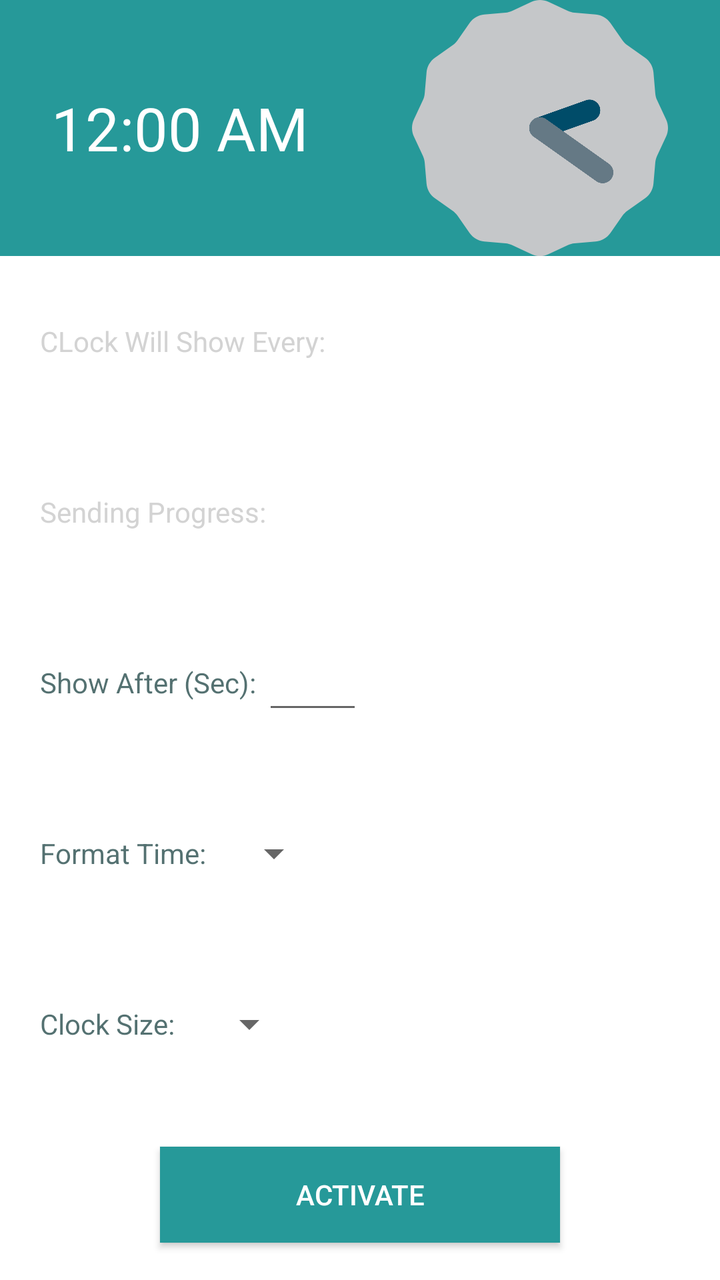
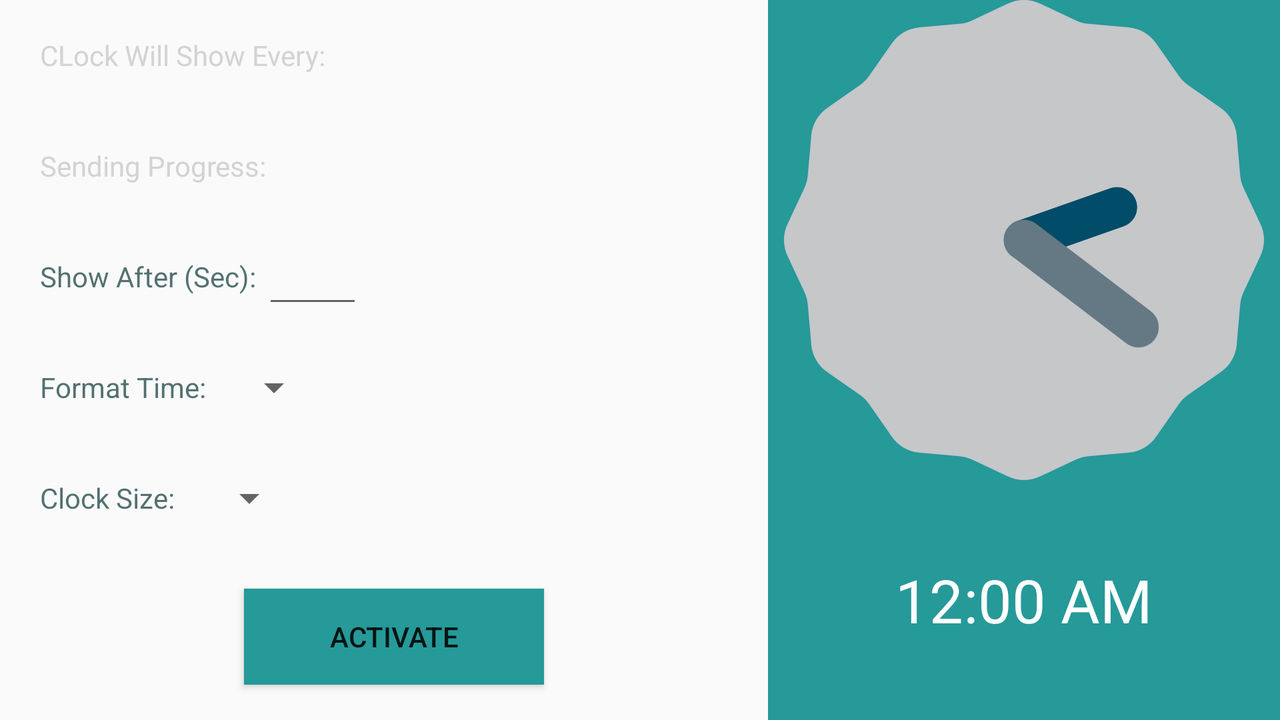

An Android layout and its configuration variant, each rendered on a device that would load it. The default file and the variant file are quoted in full after the pictures.
<!-- AndroidManifest.xml: application theme AppTheme -->
<!-- res/layout/fragment_clock.xml -->
<LinearLayout xmlns:android="http://schemas.android.com/apk/res/android"
    xmlns:tools="http://schemas.android.com/tools"
    android:layout_width="match_parent"
    android:layout_height="match_parent"
    android:background="#ffffff"
    android:id="@+id/CLockLinearLayout"
    tools:context="com.example.tan_pc.navigationdraweractivity.ClockFragment"
    android:orientation="vertical">

    <LinearLayout
        android:layout_width="match_parent"
        android:layout_height="0dp"
        android:layout_weight="1.5"
        android:background="@color/colorAccent">

        <RelativeLayout
            android:layout_width="0dp"
            android:layout_height="match_parent"
            android:layout_weight="1">

            <TextClock
                android:id="@+id/textClock"
                android:layout_width="wrap_content"
                android:layout_height="wrap_content"
                android:layout_centerHorizontal="true"
                android:layout_centerVertical="true"
                android:textColor="#ffffff"
                android:textSize="30dp" />

        </RelativeLayout>

        <RelativeLayout
            android:layout_width="0dp"
            android:layout_height="match_parent"
            android:layout_weight="1">

            <AnalogClock
                android:id="@+id/analogClock"
                android:layout_width="wrap_content"
                android:layout_height="wrap_content"
                android:layout_centerHorizontal="true"
                android:layout_centerVertical="true" />

        </RelativeLayout>


        />
    </LinearLayout>



    <RelativeLayout
        android:layout_width="match_parent"
        android:layout_height="0dp"
        android:paddingLeft="10dp"
        android:layout_weight="1">
        <TextView
            android:id="@+id/txtClockWillShowAfter"
            android:layout_width="wrap_content"
            android:layout_height="wrap_content"
            android:layout_centerVertical="true"
            android:textColor="@color/disable"
            android:layout_marginLeft="10dp"
            android:text="CLock Will Show Every:"
            android:enabled="false"
            android:textAppearance="?android:attr/textAppearanceSmall" />
    </RelativeLayout>
    <LinearLayout
        android:paddingLeft="10dp"
        android:layout_width="match_parent"
        android:layout_height="0dp"
        android:orientation="horizontal"
        android:layout_weight="1">
        <RelativeLayout
            android:layout_weight="2"
            android:layout_width="0dp"
            android:layout_height="match_parent">
            <TextView
                android:layout_width="wrap_content"
                android:layout_height="wrap_content"
                android:layout_centerVertical="true"
                android:textColor="@color/disable"
                android:layout_marginLeft="10dp"
                android:enabled="false"
                android:text="Sending Progress: "
                android:textAppearance="?android:attr/textAppearanceSmall"
                android:id="@+id/txtSendingProgress" />

        </RelativeLayout>
        <RelativeLayout
            android:layout_weight="3"
            android:layout_width="0dp"
            android:layout_height="match_parent">
            <ProgressBar
                android:id="@+id/progressBarClock"
                style="?android:attr/progressBarStyleHorizontal"
                android:layout_width="wrap_content"
                android:layout_height="wrap_content"
                android:layout_centerVertical="true"
                android:visibility="gone"
                android:indeterminate="false"
                android:max="100"
                android:minHeight="50dp"
                android:minWidth="150dp"
                android:progress="10" />
            <TextView
                android:id="@+id/txtTextPercent"
                android:layout_width="wrap_content"
                android:layout_height="wrap_content"
                android:visibility="gone"
                android:layout_alignParentBottom="true"
                android:layout_alignParentLeft="true"
                android:text="10%" />
        </RelativeLayout>


    </LinearLayout>
    <RelativeLayout
        android:layout_width="match_parent"
        android:layout_height="0dp"
        android:paddingLeft="10dp"
        android:layout_weight="1">
        <TextView
            android:id="@+id/txtShowAfterSec"
            android:layout_width="wrap_content"
            android:layout_height="wrap_content"
            android:layout_centerVertical="true"
            android:layout_marginLeft="10dp"
            android:text="Show After (Sec): "
            android:textColor="@color/colorPrimaryDark"
            android:textAppearance="?android:attr/textAppearanceSmall" />
        <EditText
            android:id="@+id/edtShowAfterSec"
            android:layout_width="50dp"
            android:maxLength="3"
            android:textColor="#269999"
            android:layout_height="wrap_content"
            android:layout_centerVertical="true"
            android:layout_toRightOf="@id/txtShowAfterSec"
            android:ems="10"
            android:inputType="number" />
    </RelativeLayout>

    <RelativeLayout
        android:paddingLeft="10dp"
        android:layout_width="match_parent"
        android:layout_height="0dp"
        android:layout_weight="1">
        <TextView
            android:id="@+id/txtFormatTime"
            android:layout_width="wrap_content"
            android:layout_height="wrap_content"
            android:layout_centerVertical="true"
            android:layout_marginLeft="10dp"
            android:textColor="@color/colorPrimaryDark"
            android:text="Format Time:"
            android:textAppearance="?android:attr/textAppearanceSmall" />
        <Spinner
            android:id="@+id/spinFormatTime"
            android:layout_width="wrap_content"
            android:layout_height="wrap_content"
            android:layout_centerVertical="true"
            android:layout_marginLeft="10dp"
            android:layout_toRightOf="@id/txtFormatTime" />

    </RelativeLayout>

    <RelativeLayout
        android:layout_weight="1"
        android:layout_width="match_parent"
        android:paddingLeft="10dp"
        android:layout_height="0dp">
        <TextView
            android:id="@+id/txtClockSize"
            android:layout_width="wrap_content"
            android:layout_height="wrap_content"
            android:layout_centerVertical="true"
            android:textColor="@color/colorPrimaryDark"
            android:layout_marginLeft="10dp"
            android:text="Clock Size: " />

        <Spinner
            android:id="@+id/spinClockSize"
            android:layout_width="wrap_content"
            android:layout_height="wrap_content"
            android:layout_centerVertical="true"
            android:layout_marginLeft="10dp"
            android:layout_toRightOf="@id/txtClockSize" />
    </RelativeLayout>


    <RelativeLayout

        android:layout_width="match_parent"
        android:layout_height="0dp"
        android:layout_weight="1">

        <Button
            android:id="@+id/btnClockActive"
            android:layout_width="200dp"
            android:layout_height="wrap_content"
            android:layout_centerHorizontal="true"
            android:background="@color/colorAccent"
            android:textColor="#ffffff"
            android:layout_centerVertical="true"
            android:text="ACTIVATE" />
    </RelativeLayout>


</LinearLayout>
<!-- resources referenced by this layout -->
<resources>
  <color name="colorAccent">#269999</color>
  <color name="colorPrimaryDark">#bf1b4141</color>
  <item name="disable" type="color">#d3d3d3</item>
  <style name="AppTheme" parent="Theme.AppCompat.Light.DarkActionBar">
          
          <item name="colorPrimary">@color/colorPrimary</item>
          <item name="colorPrimaryDark">@color/colorPrimaryDark</item>
          <item name="colorAccent">@color/colorAccent</item>
  
      </style>
  <color name="colorPrimary">#125656</color>
</resources>
<!-- res/layout-land/fragment_clock.xml (the repository's variant of the layout above) -->
<!-- drawn on the phone turned sideways -->
<LinearLayout xmlns:android="http://schemas.android.com/apk/res/android"
    xmlns:tools="http://schemas.android.com/tools"
    android:layout_width="match_parent"
    android:layout_height="match_parent"
    android:baselineAligned="true"
    android:id="@+id/CLockLinearLayout"
    android:orientation="horizontal"
    tools:context="com.example.tan_pc.navigationdraweractivity.ClockFragment">

    <LinearLayout
        android:layout_width="0dp"
        android:layout_height="match_parent"
        android:paddingLeft="10dp"
        android:layout_weight="3"
        android:orientation="vertical">

        <RelativeLayout
            android:layout_width="match_parent"
            android:layout_height="0dp"
            android:layout_weight="1">

            <TextView
                android:id="@+id/txtClockWillShowAfter"
                android:layout_width="wrap_content"
                android:layout_height="wrap_content"
                android:layout_centerVertical="true"
                android:textColor="@color/disable"
                android:layout_marginLeft="10dp"
                android:enabled="false"
                android:text="CLock Will Show Every:"
                android:textAppearance="?android:attr/textAppearanceSmall" />
        </RelativeLayout>
        <LinearLayout
            android:layout_width="match_parent"
            android:layout_height="0dp"
            android:layout_weight="1"
            android:orientation="horizontal">

            <RelativeLayout
                android:layout_width="0dp"
                android:layout_height="match_parent"
                android:layout_weight="2">

                <TextView
                    android:layout_width="wrap_content"
                    android:layout_height="wrap_content"
                    android:layout_centerVertical="true"
                    android:layout_marginLeft="10dp"
                    android:textColor="@color/disable"
                    android:text="Sending Progress: "
                    android:enabled="false"
                    android:textAppearance="?android:attr/textAppearanceSmall"
                    android:id="@+id/txtSendingProgress" />
            </RelativeLayout>

            <RelativeLayout
                android:layout_width="0dp"
                android:layout_height="match_parent"
                android:layout_weight="3">

                <ProgressBar
                    android:id="@+id/progressBarClock"
                    style="?android:attr/progressBarStyleHorizontal"
                    android:layout_width="wrap_content"
                    android:layout_height="wrap_content"
                    android:layout_centerVertical="true"
                    android:indeterminate="false"
                    android:visibility="gone"
                    android:max="100"
                    android:minHeight="50dp"
                    android:minWidth="200dp"
                    android:progress="5" />

                <TextView
                    android:layout_width="wrap_content"
                    android:layout_height="wrap_content"
                    android:layout_alignParentBottom="true"
                    android:layout_alignParentLeft="true"
                    android:visibility="gone"
                    android:text="5%"
                    android:id="@+id/txtTextPercent" />
            </RelativeLayout>


        </LinearLayout>

        <RelativeLayout
            android:layout_width="match_parent"
            android:layout_height="0dp"
            android:layout_weight="1">

            <TextView
                android:id="@+id/txtShowAfterSec"
                android:layout_width="wrap_content"
                android:layout_height="wrap_content"
                android:layout_centerVertical="true"
                android:layout_marginLeft="10dp"
                android:text="Show After (Sec): "
                android:textColor="@color/colorPrimaryDark"
                android:textAppearance="?android:attr/textAppearanceSmall" />

            <EditText
                android:id="@+id/edtShowAfterSec"
                android:layout_width="50dp"
                android:layout_height="wrap_content"
                android:maxLength="3"
                android:layout_centerVertical="true"
                android:textColor="@color/colorAccent"
                android:layout_toRightOf="@id/txtShowAfterSec"
                android:ems="10"
                android:inputType="number" />
        </RelativeLayout>

        <RelativeLayout
            android:layout_width="match_parent"
            android:layout_height="0dp"
            android:layout_weight="1">

            <TextView
                android:id="@+id/txtFormatTime"
                android:layout_width="wrap_content"
                android:layout_height="wrap_content"
                android:layout_centerVertical="true"
                android:layout_marginLeft="10dp"
                android:text="Format Time:"
                android:textColor="@color/colorPrimaryDark"
                android:textAppearance="?android:attr/textAppearanceSmall" />

            <Spinner
                android:id="@+id/spinFormatTime"
                android:layout_width="wrap_content"
                android:layout_height="wrap_content"
                android:layout_centerVertical="true"
                android:layout_marginLeft="10dp"
                android:layout_toRightOf="@id/txtFormatTime" />
        </RelativeLayout>

        <RelativeLayout
            android:layout_width="match_parent"
            android:layout_height="0dp"
            android:layout_weight="1">

            <TextView
                android:id="@+id/txtClockSize"
                android:layout_width="wrap_content"
                android:layout_height="wrap_content"
                android:layout_centerVertical="true"
                android:layout_marginLeft="10dp"
                android:textColor="@color/colorPrimaryDark"
                android:text="Clock Size: " />

            <Spinner
                android:id="@+id/spinClockSize"
                android:layout_width="wrap_content"
                android:layout_height="wrap_content"
                android:layout_centerVertical="true"
                android:layout_marginLeft="10dp"
                android:layout_toRightOf="@id/txtClockSize" />
        </RelativeLayout>



        <RelativeLayout
            android:layout_width="match_parent"
            android:layout_height="0dp"
            android:layout_weight="1.5">

            <Button
                android:id="@+id/btnClockActive"
                android:layout_width="150dp"
                android:layout_height="wrap_content"
                android:layout_centerHorizontal="true"
                android:layout_centerVertical="true"
                android:background="@color/colorAccent"
                android:text="ACTIVATE" />
        </RelativeLayout>

    </LinearLayout>

    <LinearLayout
        android:layout_width="0dp"
        android:layout_height="match_parent"
        android:layout_weight="2"
        android:background="@color/colorAccent"
        android:orientation="vertical">

        <RelativeLayout
            android:layout_width="match_parent"
            android:layout_height="0dp"
            android:layout_weight="2">

            <AnalogClock
                android:id="@+id/analogClock"
                android:layout_width="wrap_content"
                android:layout_height="wrap_content"
                android:layout_centerHorizontal="true"
                android:layout_centerVertical="true" />
        </RelativeLayout>

        <RelativeLayout

            android:layout_width="match_parent"
            android:layout_height="0dp"
            android:layout_weight="1">

            <TextClock
                android:id="@+id/textClock"
                android:layout_width="wrap_content"
                android:layout_height="wrap_content"
                android:layout_centerHorizontal="true"
                android:layout_centerVertical="true"
                android:textColor="#ffffff"
                android:textSize="30dp" />
        </RelativeLayout>


    </LinearLayout>


</LinearLayout>
